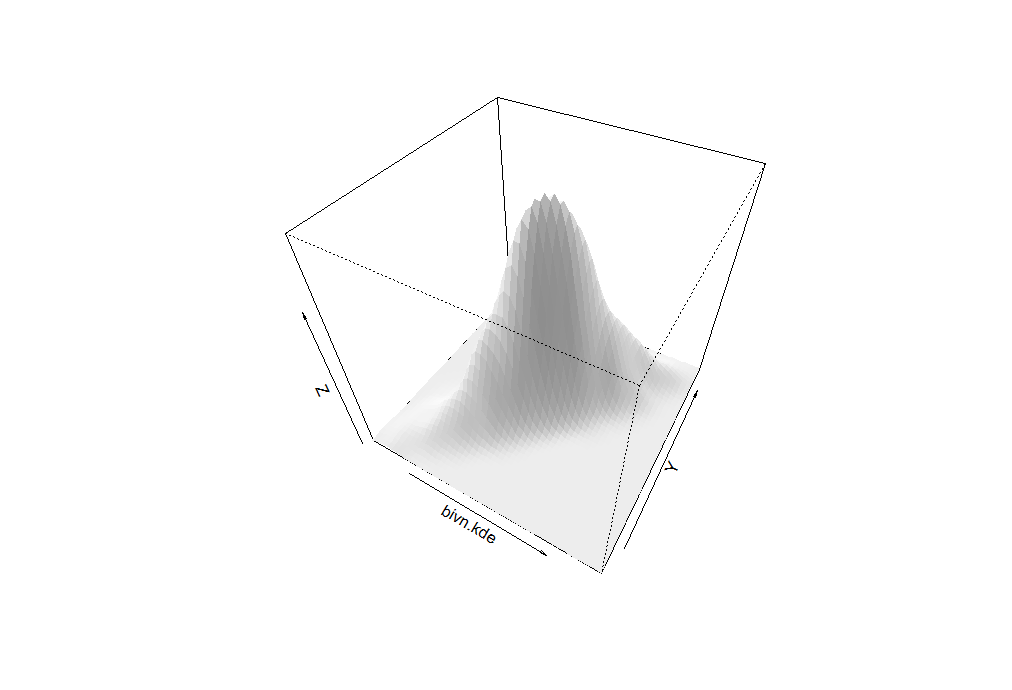

Write the R code that produced this figure.
# lets first simulate a bivariate normal sample
library(MASS)
bivn <- mvrnorm(1000, mu = c(0, 0), Sigma = matrix(c(1,1.8,1.8,4), 2))

# now we do a kernel density estimate
bivn.kde <- kde2d(bivn[,1], bivn[,2], n = 50)

# fancy perspective
persp(bivn.kde, phi = 45, theta = 30, shade = .1, border = NA)
